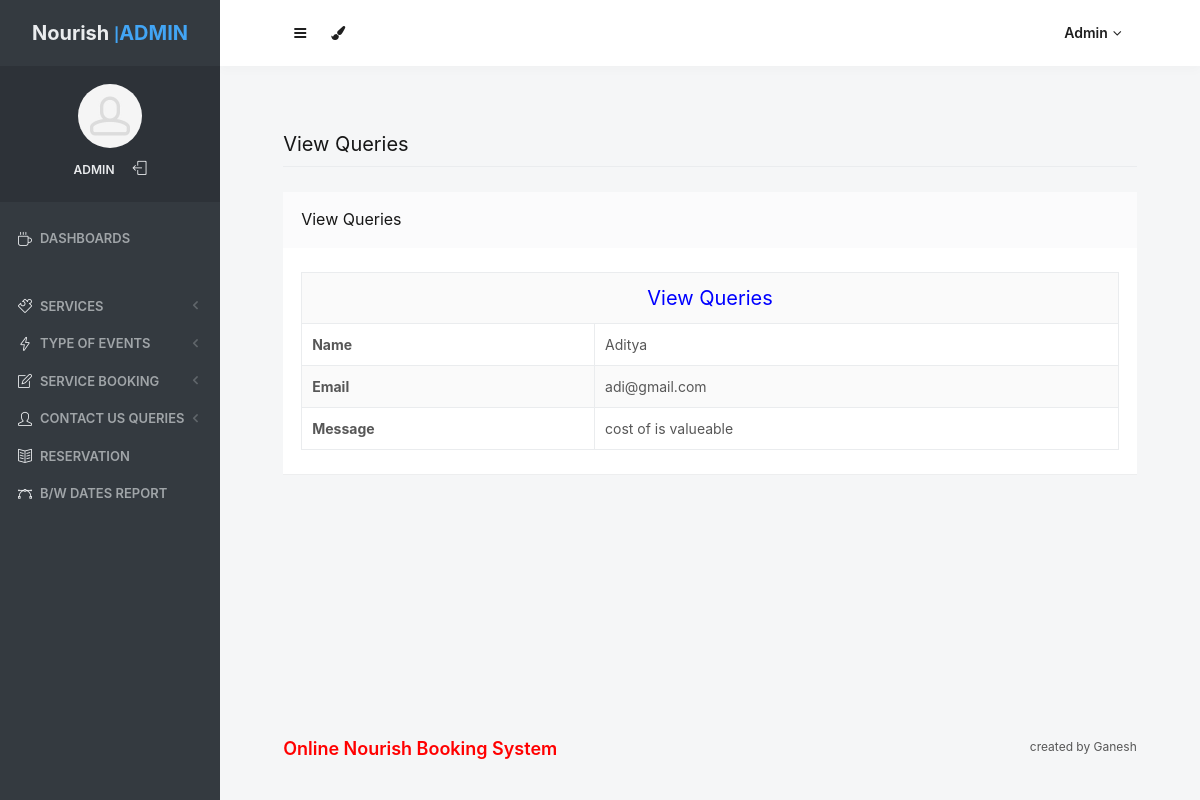
The page /admin/view-user-queries.php?viewid=1 (signed in) on the database its author committed.
### tables this page shows
CREATE TABLE `tblcontact` (
  `ID` int(10) NOT NULL,
  `Name` varchar(200) DEFAULT NULL,
  `Email` varchar(200) DEFAULT NULL,
  `Message` mediumtext DEFAULT NULL,
  `EnquiryDate` timestamp NOT NULL DEFAULT current_timestamp(),
  `IsRead` int(5) DEFAULT NULL
);

### admin/view-user-queries.php (the view, shortened to what this page needs)
<?php
include('includes/dbconnection.php');
if (strlen($_SESSION['odmsaid']==0)) {
  header('location:logout.php');
  } else{
$vid=$_GET['viewid'];
  ?>
<!doctype html>
<html lang="en" class="no-focus">
    <head>
        <link rel="stylesheet" href="assets/js/plugins/datatables/dataTables.bootstrap4.min.css">
        <link rel="stylesheet" id="css-main" href="assets/css/codebase.min.css">
    </head>
    <body>
        <div id="page-container" class="sidebar-o sidebar-inverse side-scroll page-header-fixed main-content-narrow">
           <?php include_once('includes/sidebar.php');?>
          <?php include_once('includes/header.php');?>
            <main id="main-container">
                <div class="content">
                    <h2 class="content-heading">View Queries</h2>
                    <div class="block">
                        <div class="block-header block-header-default">
                            <h3 class="block-title">View Queries</h3>
                        </div>
                        <div class="block-content block-content-full">
                           <?php
$sql="SELECT * from  tblcontact where ID=$vid";
$query = $dbh -> prepare($sql);
$query->execute();
$results=$query->fetchAll(PDO::FETCH_OBJ);
$cnt=1;
if($query->rowCount() > 0)
{
foreach($results as $row)
{               ?>
   <table class="table table-bordered table-striped table-vcenter js-dataTable-full-pagination">
 <tr align="center">
<td colspan="4" style="font-size:20px;color:blue">
 View Queries</td></tr>
    <tr>
    <th scope>Name</th>
    <td><?php  echo ($row->Name);?></td>
  </tr>
  <tr>
    <th scope>Email</th>
    <td><?php  echo ($row->Email);?></td>
  </tr>
  <tr><th >Message</th>
    <td colspan="3"><?php  echo ($row->Message);?></td></tr>
<?php $cnt=$cnt+1;}} ?>
</table>
                        </div>
                    </div>
                </div>
            </main>
           <?php include_once('includes/footer.php');?>
        </div>
    </body>
</html>
<?php }  ?>

### admin/includes/sidebar.php (shortened to what this page needs)
     <?php
include('includes/dbconnection.php');
if (strlen($_SESSION['odmsaid']==0)) {
  header('location:logout.php');
  } else{
  ?>
   <nav id="sidebar">
                <div id="sidebar-scroll">
                    <div class="sidebar-content">
                        <div class="content-header content-header-fullrow px-15">
                            <div class="content-header-section text-center align-parent sidebar-mini-hidden">
                                <div class="content-header-item">
                                    <a class="link-effect font-w700" href="dashboard.php">
                                        <span class="font-size-xl text-dual-primary-dark">Nourish </span>|<span class="font-size-xl text-primary">ADMIN</span>
                                    </a>
                                </div>
                            </div>
                        </div>
                        <div class="content-side content-side-full content-side-user px-10 align-parent">
                            <div class="sidebar-mini-hidden-b text-center">
                                <a class="img-link" href="dashboard.php">
                                    <img class="img-avatar" src="assets/img/avatars/avatar15.jpg" alt="">
                                </a>
                                <ul class="list-inline mt-10">
                                    <?php
$aid=$_SESSION['odmsaid'];
$sql="SELECT AdminName from  tbladmin where ID=:aid";
$query = $dbh -> prepare($sql);
$query->bindParam(':aid',$aid,PDO::PARAM_STR);
$query->execute();
$results=$query->fetchAll(PDO::FETCH_OBJ);
$cnt=1;
if($query->rowCount() > 0)
{
foreach($results as $row)
{               ?>
                                    <li class="list-inline-item">
                                        <a class="link-effect text-dual-primary-dark font-size-xs font-w600 text-uppercase" href="admin-profile.php"><?php  echo $row->AdminName;?></a>
                                    </li><?php $cnt=$cnt+1;}} ?>
                                    <li class="list-inline-item">
                                        <a class="link-effect text-dual-primary-dark" href="logout.php">
                                            <i class="si si-logout"></i>
                                        </a>
                                    </li>
                                </ul>
                            </div>
                        </div>
                        <div class="content-side content-side-full">
                            <ul class="nav-main">
                                <li class="open">
                                    <a href="dashboard.php"><i class="si si-cup"></i><span class="sidebar-mini-hide">Dashboards</span></a>
                                </li>
                                <li class="nav-main-heading"><span class="sidebar-mini-visible">UI</span><span class="sidebar-mini-hidden"></span></li>
                                <li>
                                    <a class="nav-submenu" data-toggle="nav-submenu"><i class="si si-puzzle"></i><span class="sidebar-mini-hide"></span>Services</a>
                                </li>
                                <li>
                                    <a class="nav-submenu" data-toggle="nav-submenu" href="#"><i class="si si-energy"></i><span class="sidebar-mini-hide">Type of Events</span></a>
                                </li>
                                <li>
                                    <a class="nav-submenu" data-toggle="nav-submenu" href="#"><i class="si si-note"></i><span class="sidebar-mini-hide">Service Booking</span></a>
                                </li>
                                <li>
                                    <a class="nav-submenu" data-toggle="nav-submenu" href="#"><i class="si si-user"></i><span class="sidebar-mini-hide">Contact Us Queries</span></a>
                                </li>
                                <li>
                                    <a  href="reservation-booking.php"><i class="si si-book-open"></i><span class="sidebar-mini-hide">Reservation</span></a>
                                </li>
                                <li>
                                    <a  href="between-dates-report.php"><i class="si si-vector"></i><span class="sidebar-mini-hide">B/w Dates Report</span></a>
                                </li>
                            </ul>
                        </div>
                    </div>
                </div>
            </nav>
           <?php }  ?>

### admin/includes/header.php (shortened to what this page needs)
   <?php
include('includes/dbconnection.php');
if (strlen($_SESSION['odmsaid']==0)) {
  header('location:logout.php');
  } else{
  ?>
            <header id="page-header">
                <div class="content-header">
                    <div class="content-header-section">
                        <button type="button" class="btn btn-circle btn-dual-secondary" data-toggle="layout" data-action="sidebar_toggle">
                            <i class="fa fa-navicon"></i>
                        </button>
                        <div class="btn-group" role="group">
                            <button type="button" class="btn btn-circle btn-dual-secondary" id="page-header-themes-dropdown" data-toggle="dropdown" aria-haspopup="true" aria-expanded="false">
                                <i class="fa fa-paint-brush"></i>
                            </button>
                        </div>
                    </div>
                    <div class="content-header-section">
                        <div class="btn-group" role="group">
                            <?php
$aid=$_SESSION['odmsaid'];
$sql="SELECT AdminName from  tbladmin where ID=:aid";
$query = $dbh -> prepare($sql);
$query->bindParam(':aid',$aid,PDO::PARAM_STR);
$query->execute();
$results=$query->fetchAll(PDO::FETCH_OBJ);
$cnt=1;
if($query->rowCount() > 0)
{
foreach($results as $row)
{               ?>
                            <button type="button" class="btn btn-rounded btn-dual-secondary" id="page-header-user-dropdown" data-toggle="dropdown" aria-haspopup="true" aria-expanded="false">
                                <?php  echo $row->AdminName;?><i class="fa fa-angle-down ml-5"></i>
                            </button>
                            <?php $cnt=$cnt+1;}} ?>
                        </div>
                    </div>
                </div>
            </header>
            <?php }  ?>

### rows shown on the page
tblcontact: Name "Aditya", Email "adi@gmail.com", Message "cost of is valueable"

### other values the page prints
$row->AdminName "ADMIN"
$row->AdminName "Admin"
